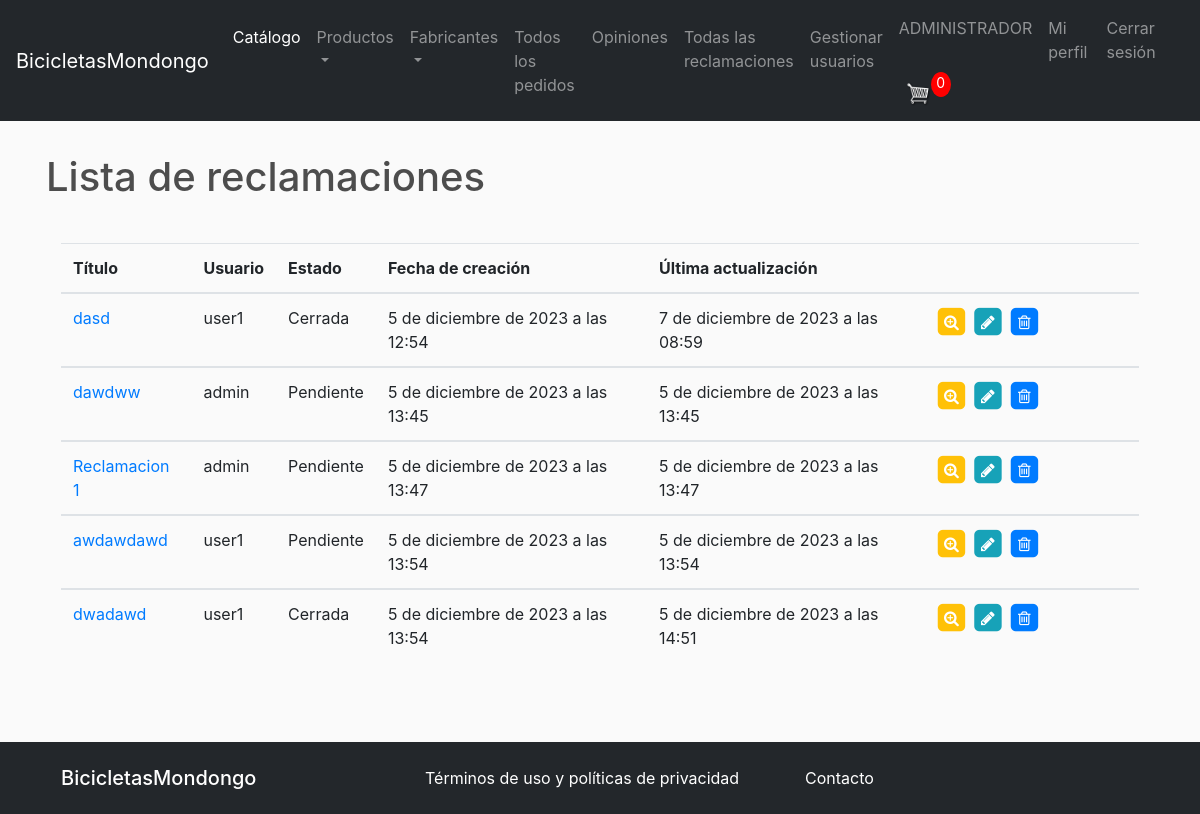
Page /claims/claims/admin/ (signed in) on the committed database.
### claims/models.py (models this page shows, shortened)
class Claim(models.Model):
    STATUS_CHOICES = [
        ('Pendiente', 'Pendiente'),
        ('En progreso', 'En progreso'),
        ('Cerrada', 'Cerrada'),
    ]
    user = models.ForeignKey('auth.User', on_delete=models.CASCADE)
    title = models.CharField(max_length=200)
    description = models.TextField()
    status = models.CharField(max_length=20, choices=STATUS_CHOICES, default='Pendiente')
    created_at = models.DateTimeField(auto_now_add=True)
    updated_at = models.DateTimeField(auto_now=True)
    admin_feedback = models.TextField(null=True, blank=True)

### claims/views.py (the view)
# urls.py: path('claims/admin/', views.claim_list_admin, name='claim_list_admin'),
@user_passes_test(lambda user: user.is_staff)
def claim_list_admin(request):
    data = cartData(request)
    cartItems = data['cartItems']
    claims = Claim.objects.all()
    return render(request, 'claims/claim_list_admin.html', {'claims': claims,'cartItems':cartItems})

### store/models.py (called while the page is built)
	@property
	def get_cart_items(self):
		orderitems = self.orderitem_set.all()
		total = sum([item.quantity for item in orderitems])
		return total

### store/utils.py (called while the page is built)
def cartData(request):
    types = []  # Initialize types
    if request.user.is_authenticated:
        customer = request.user.customer
        order, created = Order.objects.get_or_create(customer=customer, complete=False)
        items = order.orderitem_set.all()
        cartItems = order.get_cart_items
        for item in items:
            types.append(item.product.type)
    else:
        cookieData = cookieCart(request)
        cartItems = cookieData['cartItems']
        order = cookieData['order']
        items = cookieData['items']
        types = cookieData['types']
    return {'cartItems':cartItems ,'order':order, 'items':items, 'types':types}

### claims/templates/claims/claim_list_admin.html (shortened to what this page needs)
{% extends 'claims/base_generic.html' %}
{% block content %}
<link rel="stylesheet" type="text/css" href="//netdna.bootstrapcdn.com/font-awesome/4.1.0/css/font-awesome.min.css">
{% if request.user.is_staff %}
  <h1>Lista de reclamaciones</h1>
  <br>
  <div class="container bootstrap snippets bootdey">
    <div class="row">
        <div class="col-lg-12">
            <div class="main-box no-header clearfix">
                <div class="main-box-body clearfix">
                    <div class="table-responsive">
                        <table class="table user-list">
                            <thead>
                                <tr>
                                <th><span>Título</span></th>
                                <th><span>Usuario</span></th>
                                <th ><span>Estado</span></th>
                                <th><span>Fecha de creación</span></th>
                                <th><span>Última actualización</span></th>
                                <th>&nbsp;</th>
                                </tr>
                            </thead>
                          {% for claim in claims %}
                          <tbody>
                              <tr>
                                  <td>
                                      <a href="{% url 'claim_detail' claim.id %}" class="user-link">{{ claim.title }}</a>
                                  </td>
                                  <td >{{ claim.user }}</td>
                                  <td >{{ claim.status }}</td>
                                  <td >
                                      <span class="label label-default">{{ claim.created_at }}</span>
                                  </td>
                                  <td>
                                    <span class="label label-default">{{ claim.updated_at }}</span>
                                  </td>
                                  <td style="width: 20%;">
                                      <a href="{% url 'claim_detail' claim.id %}" class="table-link text-warning">
                                          <span class="fa-stack">
                                              <i class="fa fa-square fa-stack-2x"></i>
                                              <i class="fa fa-search-plus fa-stack-1x fa-inverse"></i>
                                          </span>
                                      </a>
                                      <a href="{% url 'claim_update' claim.id %}" class="table-link text-info">
                                          <span class="fa-stack">
                                              <i class="fa fa-square fa-stack-2x"></i>
                                              <i class="fa fa-pencil fa-stack-1x fa-inverse"></i>
                                          </span>
                                      </a>
                                      <a href="{% url 'claim_delete' claim.id %}" class="table-link danger">
                                          <span class="fa-stack">
                                              <i class="fa fa-square fa-stack-2x"></i>
                                              <i class="fa fa-trash-o fa-stack-1x fa-inverse"></i>
                                          </span>
                                      </a>
                                  </td>
                              </tr>
                          </tbody>
  {% empty %}
    <li>Todavía no se ha realizado ninguna reclamación.</li>
  {% endfor %}
</table>
</div>
</div>
</div>
</div>
</div>
</div>
  {% endif %}
{% endblock %}

### static/css/main.css (style rules this page uses)
body { background-color: hsl(0, 0%, 98%); }
h1,h2,h3,h4,h5,h6 { color:hsl(0, 0%, 30%); }
.col-lg-4, .col-lg-6, .col-lg-8, .col-lg-12 { margin-top: 10px; }

### rows in the picture
Claim: title "dasd", user "user1", status "Cerrada", created_at "5 de diciembre de 2023 a las 12:54", updated_at "7 de diciembre de 2023 a las 08:59"
Claim: title "dawdww", user "admin", status "Pendiente", created_at "5 de diciembre de 2023 a las 13:45", updated_at "5 de diciembre de 2023 a las 13:45"
Claim: title "Reclamacion 1", user "admin", status "Pendiente", created_at "5 de diciembre de 2023 a las 13:47", updated_at "5 de diciembre de 2023 a las 13:47"
Claim: title "awdawdawd", user "user1", status "Pendiente", created_at "5 de diciembre de 2023 a las 13:54", updated_at "5 de diciembre de 2023 a las 13:54"
Claim: title "dwadawd", user "user1", status "Cerrada", created_at "5 de diciembre de 2023 a las 13:54", updated_at "5 de diciembre de 2023 a las 14:51"

### other values in the picture
{{ cartItems }} "0"
